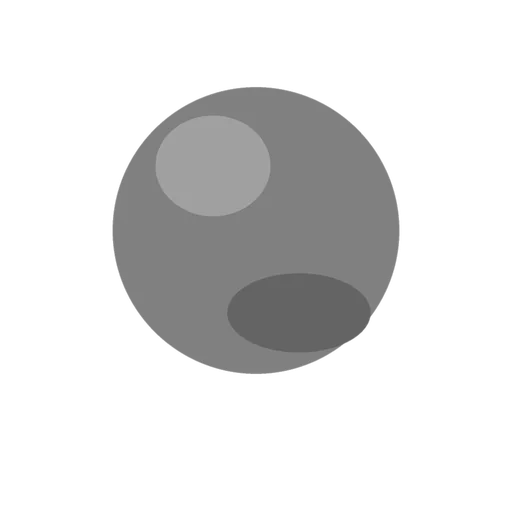
#> input picture tests/fixtures/packs/sample/portrait/face/round.webp, 512 x 512 px
$ python contact_sheet.py out.png ../../tests/fixtures/packs/sample/portrait/face/round.webp
#> lines starting #> are read from the running program, lines starting #| are printed output that depends on the picture
"""Tiles captures into labelled contact sheets for reviewing layout and composition at a glance.

    python docs/capture/contact_sheet.py <out_dir> <png or folder>... [--cols 2] [--per 4] [--width 1440]
"""
import argparse
from pathlib import Path

from PIL import Image, ImageDraw, ImageFont


def main() -> None:
    parser = argparse.ArgumentParser()
    parser.add_argument("out")
    parser.add_argument("inputs", nargs="+")
    parser.add_argument("--cols", type=int, default=2)
    parser.add_argument("--per", type=int, default=4)
    parser.add_argument("--width", type=int, default=1440)
    args = parser.parse_args()

    files: list[Path] = []
    for item in args.inputs:
        path = Path(item)
        files.extend(sorted(path.glob("*.png")) if path.is_dir() else [path])
    out = Path(args.out)
    out.mkdir(parents=True, exist_ok=True)
    try:
        font = ImageFont.truetype("arial.ttf", 15)
    except OSError:
        font = ImageFont.load_default()

    cell_w = args.width // args.cols
    label_h = 22
    for sheet_no, start in enumerate(range(0, len(files), args.per)):
        batch = files[start : start + args.per]
        thumbs = []
        for file in batch:
            with Image.open(file) as img:
#> img is the input picture: PIL image 512x512 RGBA; mean R, G, B, A 34.3, 34.3, 34.3, 62.9
                img = img.convert("RGB")
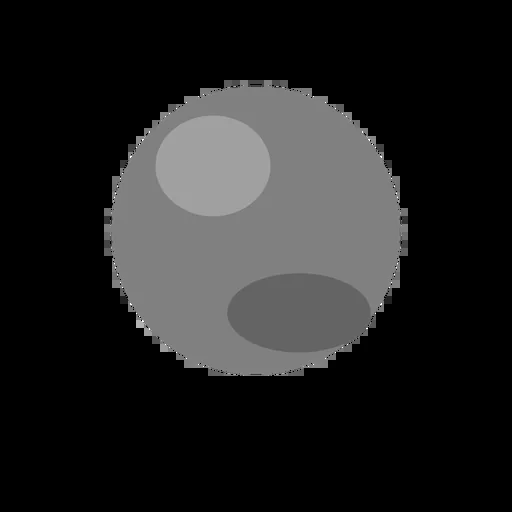
#> img: PIL image 512x512 RGB; mean R, G, B 34.3, 34.3, 34.3
                scale = cell_w / img.width
#> scale = 1.41
                thumbs.append((file.stem, img.resize((cell_w, max(1, int(img.height * scale))), Image.LANCZOS)))
        rows = (len(thumbs) + args.cols - 1) // args.cols
#> rows = 1
        row_h = [max(t.height for _, t in thumbs[r * args.cols : (r + 1) * args.cols]) + label_h for r in range(rows)]
#> row_h = [742]
        sheet = Image.new("RGB", (args.width, sum(row_h)), (128, 128, 128))
#> sheet: PIL image 1440x742 RGB; every value is 128
        draw = ImageDraw.Draw(sheet)
        y = 0
        for r in range(rows):
            for c, (name, thumb) in enumerate(thumbs[r * args.cols : (r + 1) * args.cols]):
                x = c * cell_w
                draw.rectangle([x, y, x + cell_w, y + label_h], fill=(250, 250, 250))
                draw.text((x + 6, y + 3), name, fill=(0, 0, 0), font=font)
                sheet.paste(thumb, (x, y + label_h))
            y += row_h[r]
#> this loop made 1 pass
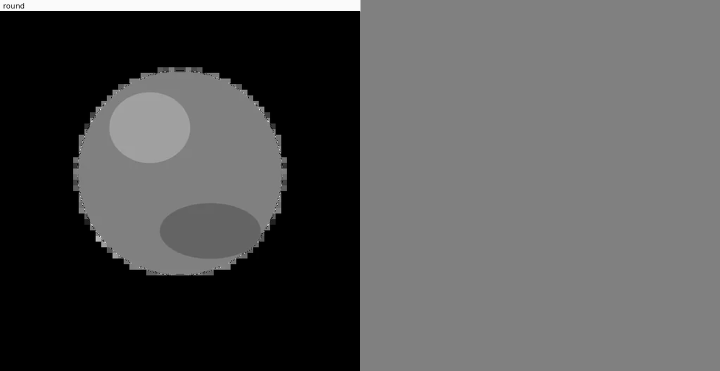
#> sheet: PIL image 1440x742 RGB (shown at 1/2 size); mean R, G, B 84.3, 84.3, 84.3
#> after the loop, y = 742
        target = out / f"sheet-{sheet_no + 1:02d}.png"
        sheet.save(target)
        print(target)


if __name__ == "__main__":
    main()
